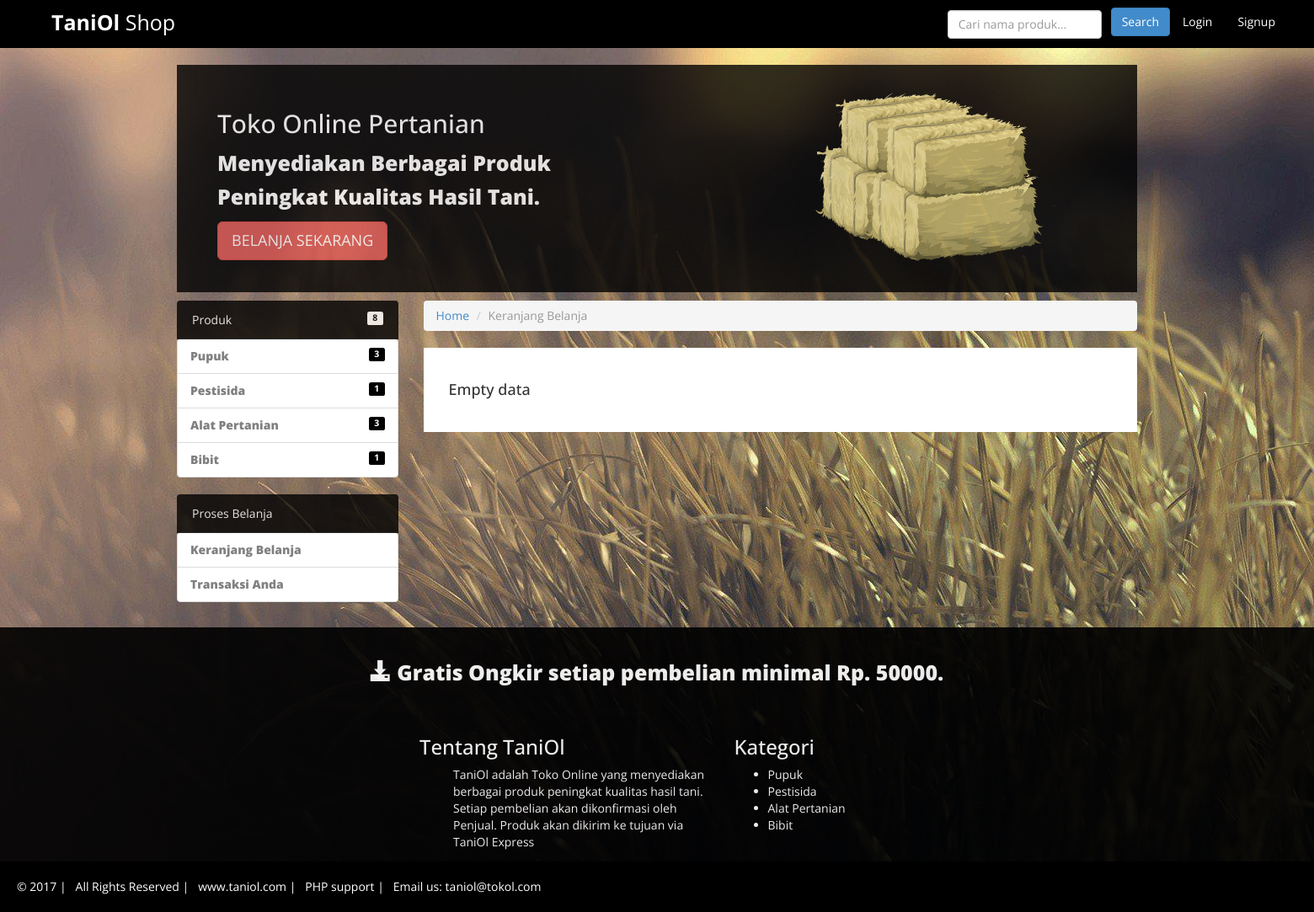
Screenshot of /index.php/product/cart with the database file from the repository.
### tables this page shows
CREATE TABLE `produk` (
  `id` int(5) NOT NULL,
  `kategori` varchar(30) NOT NULL,
  `nama` varchar(100) NOT NULL,
  `berat` varchar(10) NOT NULL,
  `harga` int(30) NOT NULL,
  `stok` int(5) NOT NULL,
  `foto` varchar(100) NOT NULL,
  `deskripsi` varchar(65000) NOT NULL
);

### application/controllers/Product.php (called while the page is built, shortened)
<?php
class Product extends CI_Controller {
	function __construct()
	{
        $this->load->model('products_model');
        $this->load->model('users_model');
	}
    function cart(){
        $data['allProducts'] = $this->products_model->getAllProduct();
        $data['product_cart'] = $this->products_model->product_cart();
        $data['currentUser'] = $this->users_model->currentUser();
        $this->load->view('product/product_cart', $data);
    }
}

### index.php (called while the page is built, shortened)
<?php
require_once BASEPATH.'core/CodeIgniter.php';

### application/models/products_model.php (called while the page is built, shortened)
<?php
class Products_model extends CI_Model {
    function getAllProduct(){
        return $this->db->get('produk');
    }
}
?>

### application/views/component/left_side.php (the view)
<div>
    <a href="<?php echo base_url(); ?>product" class="list-group-item active" style="background-color:#000; border: solid #000; opacity:0.8; filter:alpha(opacity=40);">Produk
        <span class="label label-primary pull-right" style="color: #000; background-color: white;">
            <?php echo $allProducts->num_rows(); ?>
        </span>
    </a>
    <ul class="list-group">
        <?php
            $no = 1;
            $arrData = array();
            foreach($allProducts->result() as $item){
                $flag = true;
                $a = array();
                if($no == 1){
                    $a['category'] = $item->kategori;
                    $a['count'] = 1;
                    array_push($arrData, $a);
                }else{
                    foreach($arrData as $key => $arrDataItem){
                        if($item->kategori == $arrDataItem['category']){
                            $flag = false;
                            $arrData[$key]['count'] = $arrDataItem['count'] += 1;
                        }
                    }
                    if($flag == true){
                        $a['category'] = $item->kategori;
                        $a['count'] = 1;
                        array_push($arrData, $a);
                    }
                }
                $no++;
            }
            foreach($arrData as $item){ ?>
                <li class="list-group-item"><a href="<?php echo base_url() ?>product/index/<?php echo $item['category'] ?>"><?php echo $item['category'] ?></a>
                    <span class="label label-primary pull-right" style="color: white; background-color: #000;">
                        <?php echo $item['count'] ?>
                    </span>
                </li>
            <?php
            }
        ?>
    </ul>
</div>
<div>
    <a href="#belanja" class="list-group-item active" style="background-color:#000; border: solid #000; opacity:0.8; filter:alpha(opacity=40);">Proses Belanja
    </a>
    <ul class="list-group">
        <li class="list-group-item">
            <?php
            if(empty($this->session->userdata('username'))){ ?>
                <a href="<?php echo base_url(); ?>user/index/alert">Keranjang Belanja</a>
            <?php }else{ ?>
                <a href="<?php echo base_url(); ?>product/cart">Keranjang Belanja</a> <?php
            } ?>
        </li>
        <li class="list-group-item">
            <?php
            if(empty($this->session->userdata('username'))){ ?>
                <a href="<?php echo base_url(); ?>user/index/alert">Transaksi Anda</a>
            <?php }else{ ?>
                <a href="<?php echo base_url(); ?>product/transaction">Transaksi Anda</a> <?php
            } ?>
        </li>
    </ul>
</div>

### application/views/component/footer.php
<div class="col-md-12 download-app-box text-center" style="background-color:#000; border: solid #000; opacity:0.9; filter:alpha(opacity=40);">
    <span class="glyphicon glyphicon-download-alt"></span> Gratis Ongkir setiap pembelian minimal Rp. 50000.
</div>
<div class="container col-md-12" style="background-color:#000; border: solid #000; opacity:0.9; filter:alpha(opacity=40);">
    <div class="col-md-12" style="margin-left: 450px;">
        <div class="col-md-3" style="color: white;">
            <h3>Tentang TaniOl</h3>
            <ul>
                TaniOl adalah Toko Online yang menyediakan berbagai produk peningkat kualitas hasil tani. Setiap pembelian akan dikonfirmasi oleh Penjual. Produk akan dikirim ke tujuan via TaniOl Express
            </ul>
        </div>
        <div class="col-md-3" style="color: white;">
            <h3>Kategori</h3>
            <ul>
                <?php
                    $no = 1;
                    $arrData = array();
                    foreach($allProducts->result() as $item){
                        $flag = true;
                        $a = array();
                        if($no == 1){
                            $a['category'] = $item->kategori;
                            $a['count'] = 1;
                            array_push($arrData, $a);
                        }else{
                            foreach($arrData as $key => $arrDataItem){
                                if($item->kategori == $arrDataItem['category']){
                                    $flag = false;
                                    $arrData[$key]['count'] = $arrDataItem['count'] += 1;
                                }
                            }
                            if($flag == true){
                                $a['category'] = $item->kategori;
                                $a['count'] = 1;
                                array_push($arrData, $a);
                            }
                        }
                        $no++;
                    }
                    foreach($arrData as $item){ ?>
                        <li><a href="<?php echo base_url() ?>product/index/<?php echo $item['category'] ?>" style="color: white;"><?php echo $item['category'] ?></a></li>
                    <?php
                    }
                ?>
            </ul>
        </div>
    </div>
</div>
<div class="col-md-12 end-box ">
    &copy; 2017 | &nbsp; All Rights Reserved | &nbsp; www.taniol.com | &nbsp; PHP support | &nbsp; Email us: taniol@tokol.com
</div>

### assets/css/style.css (style rules this page uses)
.text-center { text-align:center; }
h1, h2, h3, h4, h5, h6 { font-family:'Open Sans', sans-serif; }
.list-group a { font-size:14px; font-weight:900; color:#808080; }
.download-app-box { background-color: #069E98; border: 1px solid #0FAA8B; padding:30px; line-height:40px; font-size:25px; font-weight:900; color:#fff; }
.end-box { padding:20px; color:#fff; background-color:#000; font-size:14px; }

### rows the page displays
produk: kategori "Pestisida", berat "1"
produk: kategori "Bibit", berat "1"

### other values shown
$allProducts->num_rows() "8"
$item['category'] "Pupuk"
$item['count'] "3"
$item['category'] "Alat Pertanian"
